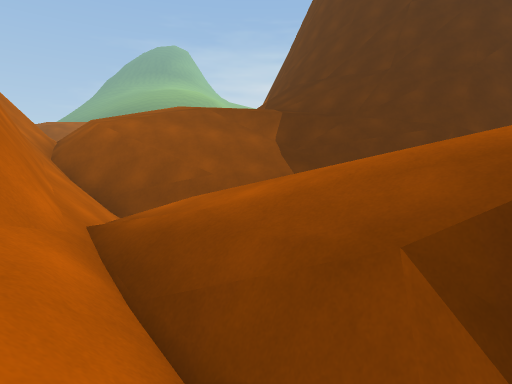
[1] (above)

17 first-person views from a walk through a Unity game level. The camera is 1.3 m above the floor, tilts 6° down and sees 80° across. The floor is counted in squares, 2 m on a side. Each view is taken from the middle of a square. On the plan, view 1 faces up. The plan holds only what a view shows up to about 10 squares ahead; the rest is blank. The place goes on beyond the plan. The player character is not drawn.

[2]
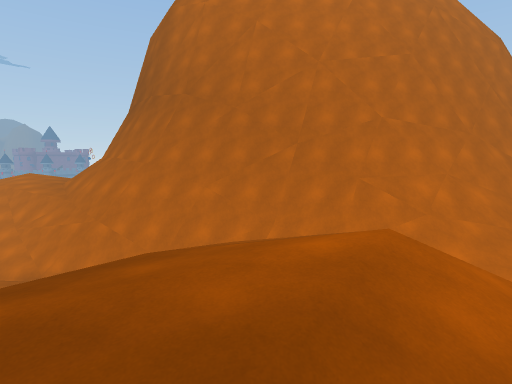

[3]
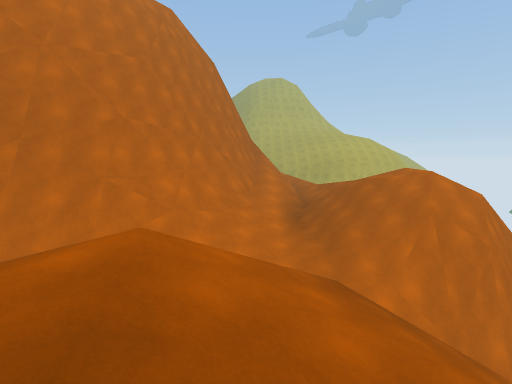

[4]
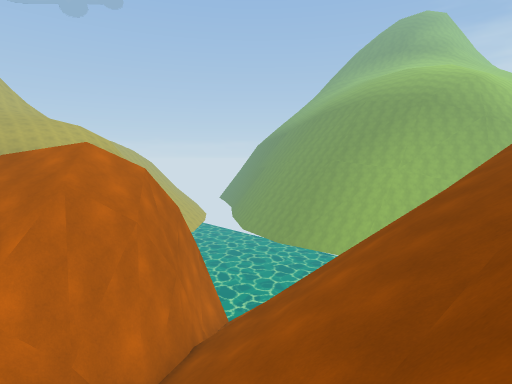

[5]
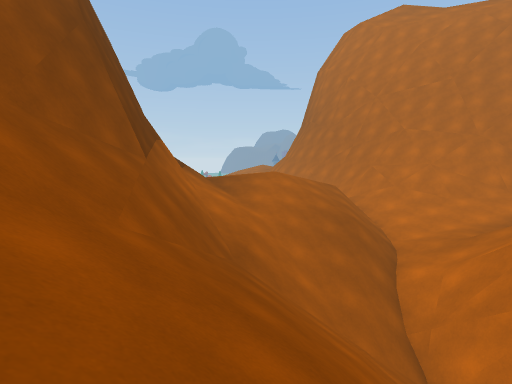

[6]
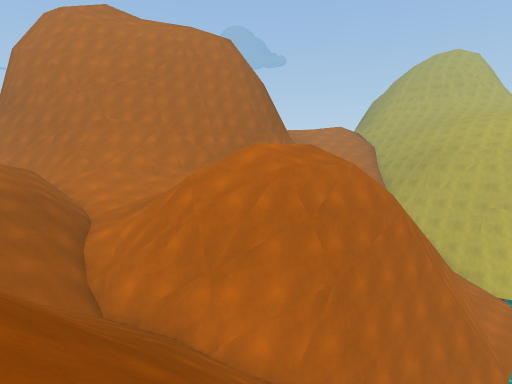

[7]
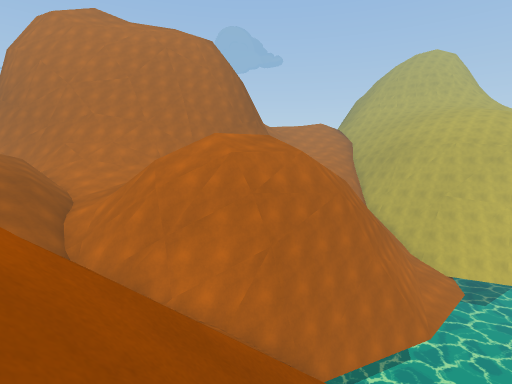

[8]
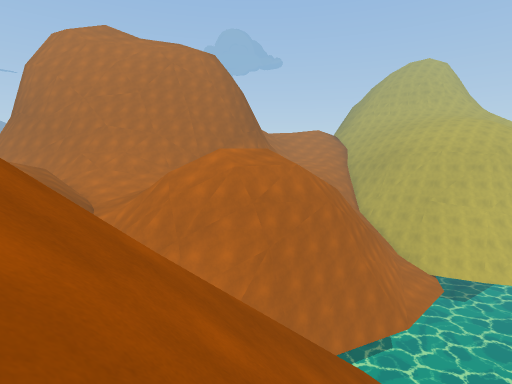

[9]
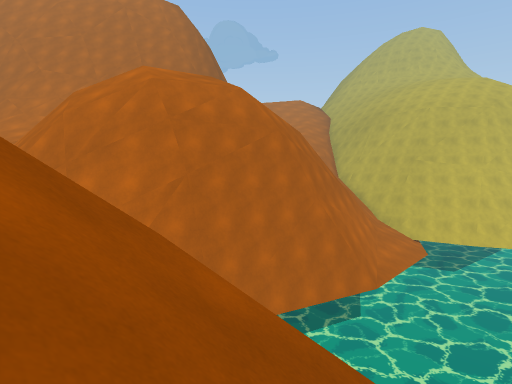

[10]
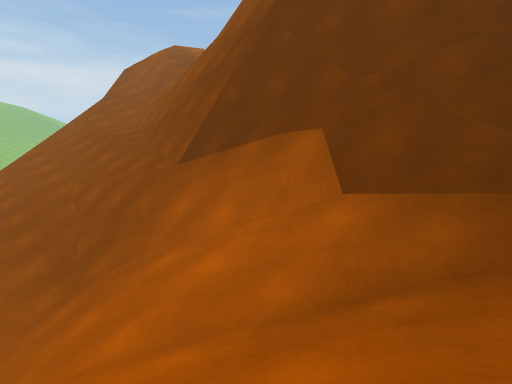

[11]
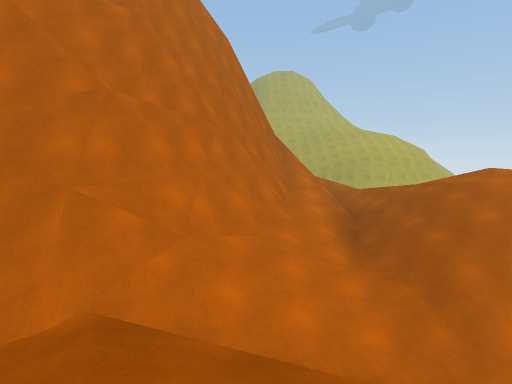

[12]
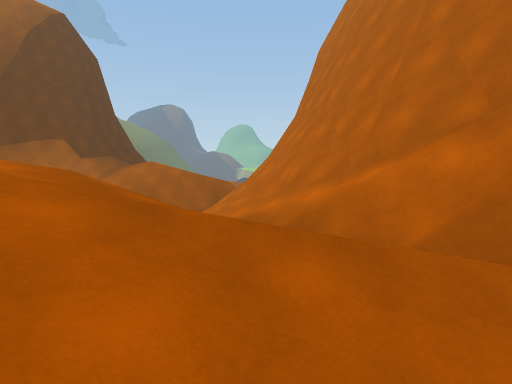

[13]
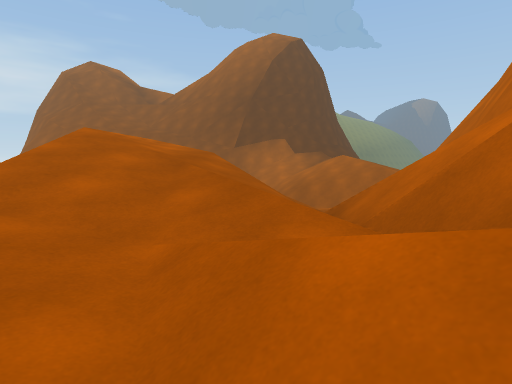

[14]
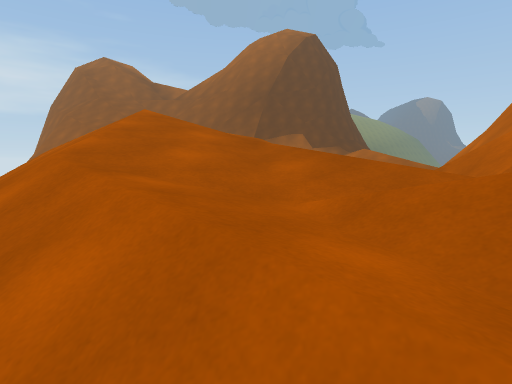

[15]
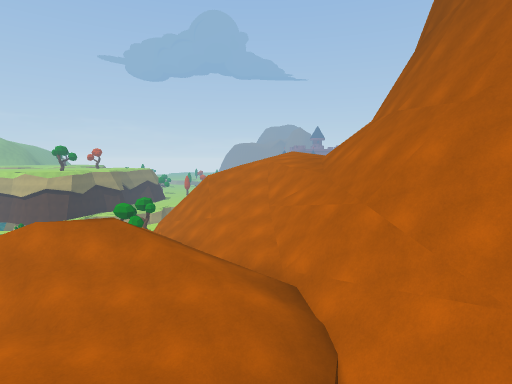

[16]
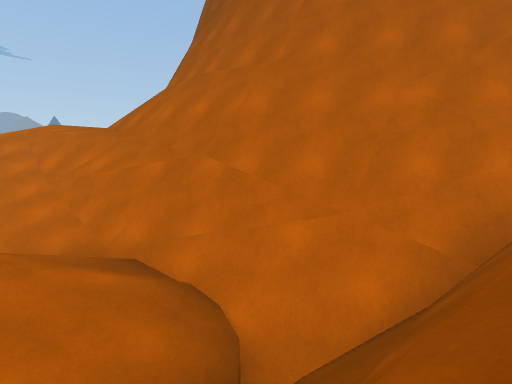

[17]
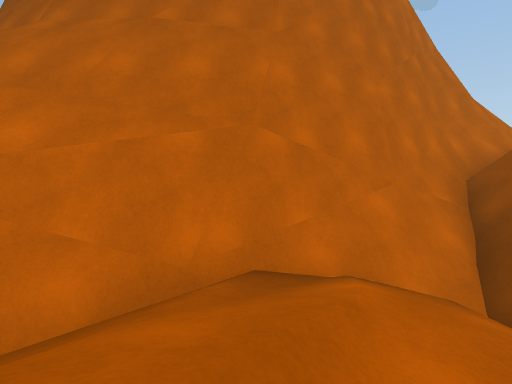

### Floor plan
Key: @ floor where view 1 was taken; # wall or solid block; . main floor; - floor 0.75 m lower than the main floor; _ floor 1.5 m lower than the main floor; : floor 1.75 m higher than the main floor; < floor 3.25 m lower than the main floor; ( floor 4.75 m lower than the main floor; / step, stairs or slope; = window, fence, low wall or low ledge; ≈ liquid the walk keeps out of; ^ raised ledge; v drop or lower ground.
Columns run from 17 left of view 1 to 1 right of it. Each row starts with its distance up from view 1.
 27    ≈        /  /
 26 ≈≈≈≈≈     v/////
 25 ≈≈≈≈≈≈     v////
 24  ≈≈≈≈≈      ////
 23   ####≈     //////
 22     ####/ = //////
 21    vvvv##//////////
 20     vvvv##/////////
 19    /////v=#/////=/#
 18   ////////##////#/#
 17  /-//...//=#////#/#
 16 /__/././//##////###
 15 //_//////////////##
 14  /==/////////////##
 13   #//////<<///////^
 12   ////////////////#
 11    #####///////..//
 10        ##=/////.../
  9    vv   ###//////-/
  8       v  ###/////##
  7       vvv #####////
  6         vv  ##/////
  5          vv  #///((
  4           vv ##//(/
  3            v####(//
  2             ####///
  1             #:##/=v
  0             #:v^/@/
 -1             #:=#///

Positions as (right, up) in squares from view 1, and headings:
1: (0, 0), facing up
2: (0, 12), facing down-left
3: (0, 12), facing left
4: (-1, 15), facing up-left
5: (-2, 22), facing down
6: (-3, 24), facing down-left
7: (-3, 26), facing down-left
8: (-2, 27), facing down-left
9: (-5, 27), facing down-left
10: (-3, 11), facing up-right
11: (-3, 11), facing left
12: (-15, 17), facing down-right
13: (-17, 15), facing right
14: (-17, 16), facing right
15: (-1, 8), facing down
16: (0, 7), facing down-left
17: (1, 3), facing left
